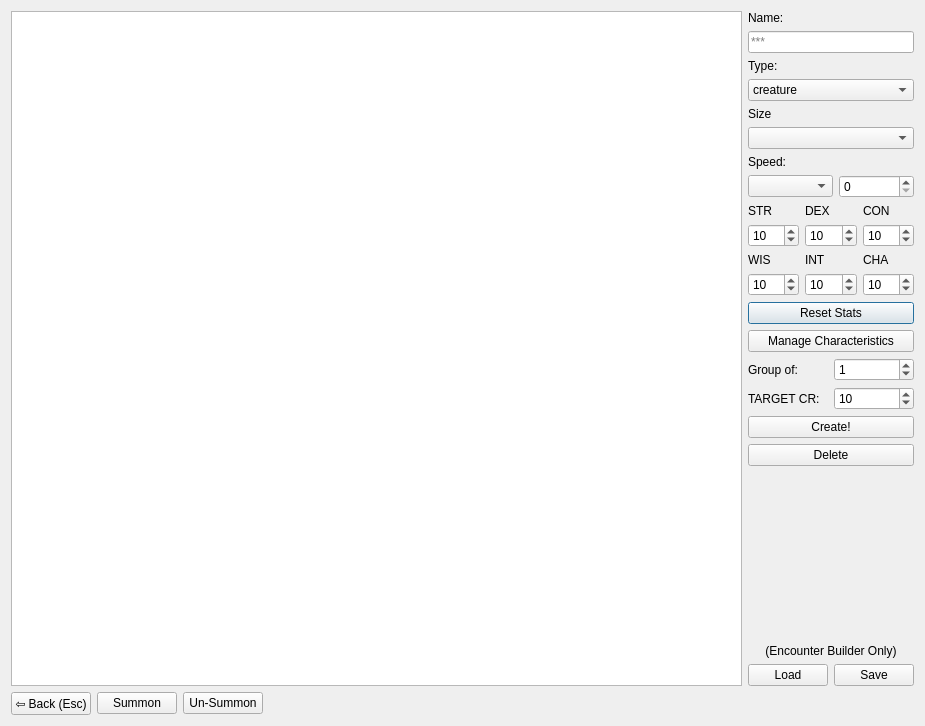
<?xml version="1.0" encoding="UTF-8"?>
<ui version="4.0">
 <class>Encounter</class>
 <widget class="QDialog" name="Encounter">
  <property name="geometry">
   <rect>
    <x>0</x>
    <y>0</y>
    <width>925</width>
    <height>726</height>
   </rect>
  </property>
  <property name="windowTitle">
   <string>DM Vault</string>
  </property>
  <layout class="QVBoxLayout" name="verticalLayout_3">
   <item>
    <layout class="QHBoxLayout" name="horizontalLayout_10">
     <item>
      <widget class="QListWidget" name="listWidget_Display">
       <property name="sizePolicy">
        <sizepolicy hsizetype="Expanding" vsizetype="Expanding">
         <horstretch>1</horstretch>
         <verstretch>0</verstretch>
        </sizepolicy>
       </property>
       <property name="showDropIndicator" stdset="0">
        <bool>false</bool>
       </property>
       <property name="dragDropMode">
        <enum>QAbstractItemView::NoDragDrop</enum>
       </property>
       <property name="defaultDropAction">
        <enum>Qt::IgnoreAction</enum>
       </property>
       <property name="selectionMode">
        <enum>QAbstractItemView::ExtendedSelection</enum>
       </property>
       <property name="wordWrap">
        <bool>true</bool>
       </property>
      </widget>
     </item>
     <item>
      <layout class="QVBoxLayout" name="verticalLayout">
       <property name="sizeConstraint">
        <enum>QLayout::SetMinimumSize</enum>
       </property>
       <property name="leftMargin">
        <number>0</number>
       </property>
       <item>
        <widget class="QLabel" name="label_13">
         <property name="text">
          <string>Name:</string>
         </property>
        </widget>
       </item>
       <item>
        <widget class="QLineEdit" name="lineEdit_Name">
         <property name="inputMask">
          <string/>
         </property>
         <property name="text">
          <string/>
         </property>
         <property name="placeholderText">
          <string>***</string>
         </property>
        </widget>
       </item>
       <item>
        <widget class="QLabel" name="label_2">
         <property name="text">
          <string>Type:</string>
         </property>
        </widget>
       </item>
       <item>
        <widget class="QComboBox" name="comboBox_type">
         <item>
          <property name="text">
           <string>creature</string>
          </property>
         </item>
         <item>
          <property name="text">
           <string>trap</string>
          </property>
         </item>
         <item>
          <property name="text">
           <string>social</string>
          </property>
         </item>
        </widget>
       </item>
       <item>
        <widget class="QLabel" name="label_size">
         <property name="text">
          <string>Size</string>
         </property>
        </widget>
       </item>
       <item>
        <widget class="QComboBox" name="comboBox_size"/>
       </item>
       <item>
        <widget class="QLabel" name="label_speed">
         <property name="text">
          <string>Speed:</string>
         </property>
        </widget>
       </item>
       <item>
        <layout class="QHBoxLayout" name="horizontalLayout_6">
         <item>
          <widget class="QComboBox" name="comboBox_speed"/>
         </item>
         <item>
          <widget class="QSpinBox" name="spinBox_speed">
           <property name="maximumSize">
            <size>
             <width>75</width>
             <height>16777215</height>
            </size>
           </property>
          </widget>
         </item>
        </layout>
       </item>
       <item>
        <layout class="QHBoxLayout" name="horizontalLayout">
         <item>
          <widget class="QLabel" name="label_STR">
           <property name="enabled">
            <bool>true</bool>
           </property>
           <property name="text">
            <string>STR</string>
           </property>
          </widget>
         </item>
         <item>
          <widget class="QLabel" name="label_DEX">
           <property name="text">
            <string>DEX</string>
           </property>
          </widget>
         </item>
         <item>
          <widget class="QLabel" name="label_CON">
           <property name="text">
            <string>CON</string>
           </property>
          </widget>
         </item>
        </layout>
       </item>
       <item>
        <layout class="QHBoxLayout" name="horizontalLayout_2">
         <item>
          <widget class="QSpinBox" name="spinBox_STR">
           <property name="maximum">
            <number>30</number>
           </property>
           <property name="value">
            <number>10</number>
           </property>
          </widget>
         </item>
         <item>
          <widget class="QSpinBox" name="spinBox_DEX">
           <property name="maximum">
            <number>30</number>
           </property>
           <property name="value">
            <number>10</number>
           </property>
          </widget>
         </item>
         <item>
          <widget class="QSpinBox" name="spinBox_CON">
           <property name="maximum">
            <number>30</number>
           </property>
           <property name="value">
            <number>10</number>
           </property>
          </widget>
         </item>
        </layout>
       </item>
       <item>
        <layout class="QHBoxLayout" name="horizontalLayout_3">
         <item>
          <widget class="QLabel" name="label_WIS">
           <property name="text">
            <string>WIS</string>
           </property>
          </widget>
         </item>
         <item>
          <widget class="QLabel" name="label_INT">
           <property name="text">
            <string>INT</string>
           </property>
          </widget>
         </item>
         <item>
          <widget class="QLabel" name="label_CHA">
           <property name="text">
            <string>CHA</string>
           </property>
          </widget>
         </item>
        </layout>
       </item>
       <item>
        <layout class="QHBoxLayout" name="horizontalLayout_4">
         <item>
          <widget class="QSpinBox" name="spinBox_WIS">
           <property name="maximum">
            <number>30</number>
           </property>
           <property name="value">
            <number>10</number>
           </property>
          </widget>
         </item>
         <item>
          <widget class="QSpinBox" name="spinBox_INT">
           <property name="maximum">
            <number>30</number>
           </property>
           <property name="value">
            <number>10</number>
           </property>
          </widget>
         </item>
         <item>
          <widget class="QSpinBox" name="spinBox_CHA">
           <property name="maximum">
            <number>30</number>
           </property>
           <property name="value">
            <number>10</number>
           </property>
          </widget>
         </item>
        </layout>
       </item>
       <item>
        <widget class="QPushButton" name="pushButton_clear">
         <property name="text">
          <string>Reset Stats</string>
         </property>
        </widget>
       </item>
       <item>
        <widget class="QPushButton" name="pushButton_Select">
         <property name="text">
          <string>Manage Characteristics</string>
         </property>
        </widget>
       </item>
       <item>
        <layout class="QHBoxLayout" name="horizontalLayout_7">
         <item>
          <widget class="QLabel" name="label_14">
           <property name="text">
            <string>Group of:</string>
           </property>
          </widget>
         </item>
         <item>
          <widget class="QSpinBox" name="spinBox_group">
           <property name="value">
            <number>1</number>
           </property>
          </widget>
         </item>
        </layout>
       </item>
       <item>
        <layout class="QHBoxLayout" name="horizontalLayout_5">
         <item>
          <widget class="QLabel" name="label_4">
           <property name="text">
            <string>TARGET CR:</string>
           </property>
          </widget>
         </item>
         <item>
          <widget class="QSpinBox" name="spinBox_CR">
           <property name="maximum">
            <number>30</number>
           </property>
           <property name="value">
            <number>10</number>
           </property>
          </widget>
         </item>
        </layout>
       </item>
       <item>
        <widget class="QPushButton" name="pushButton_create">
         <property name="toolTip">
          <string>Add your creation to the DM vault..</string>
         </property>
         <property name="text">
          <string>Create!</string>
         </property>
        </widget>
       </item>
       <item>
        <widget class="QPushButton" name="pushButton_delete">
         <property name="toolTip">
          <string>Remove selected from current Encounter as well as DM Vault.</string>
         </property>
         <property name="text">
          <string>Delete</string>
         </property>
        </widget>
       </item>
       <item>
        <spacer name="verticalSpacer">
         <property name="orientation">
          <enum>Qt::Vertical</enum>
         </property>
         <property name="sizeHint" stdset="0">
          <size>
           <width>20</width>
           <height>40</height>
          </size>
         </property>
        </spacer>
       </item>
       <item>
        <widget class="QLabel" name="label">
         <property name="layoutDirection">
          <enum>Qt::LeftToRight</enum>
         </property>
         <property name="text">
          <string>(Encounter Builder Only)</string>
         </property>
         <property name="alignment">
          <set>Qt::AlignCenter</set>
         </property>
        </widget>
       </item>
       <item>
        <layout class="QHBoxLayout" name="horizontalLayout_9">
         <item>
          <widget class="QPushButton" name="pushButton_load">
           <property name="toolTip">
            <string>Load Encounter file</string>
           </property>
           <property name="text">
            <string>Load</string>
           </property>
          </widget>
         </item>
         <item>
          <widget class="QPushButton" name="pushButton_save">
           <property name="toolTip">
            <string>Save Encounter File</string>
           </property>
           <property name="text">
            <string>Save</string>
           </property>
          </widget>
         </item>
        </layout>
       </item>
      </layout>
     </item>
    </layout>
   </item>
   <item>
    <layout class="QHBoxLayout" name="horizontalLayout_8">
     <item>
      <widget class="QPushButton" name="pushButton_back">
       <property name="toolTip">
        <string>Go back to your encounter</string>
       </property>
       <property name="text">
        <string>⇦ Back (Esc)</string>
       </property>
      </widget>
     </item>
     <item>
      <widget class="QPushButton" name="pushButton_Summon">
       <property name="toolTip">
        <string>Add Selected Items to Current Encounter</string>
       </property>
       <property name="text">
        <string>Summon</string>
       </property>
      </widget>
     </item>
     <item>
      <widget class="QPushButton" name="pushButton_UnSummon">
       <property name="toolTip">
        <string>Remove Selected items from Current Encounter</string>
       </property>
       <property name="text">
        <string>Un-Summon</string>
       </property>
      </widget>
     </item>
     <item>
      <spacer name="horizontalSpacer">
       <property name="orientation">
        <enum>Qt::Horizontal</enum>
       </property>
       <property name="sizeHint" stdset="0">
        <size>
         <width>40</width>
         <height>20</height>
        </size>
       </property>
      </spacer>
     </item>
    </layout>
   </item>
  </layout>
 </widget>
 <resources/>
 <connections/>
</ui>
